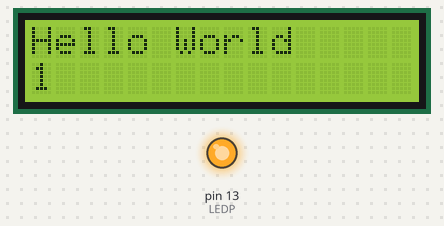
Bench run of a sketch on a simulated Arduino Uno, built with avr-gcc and run on an emulated ATmega328P. Parts: 16×2 character LCD, output pins drawn as LEDs (lit = HIGH). What the sketch prints to the serial monitor is not drawn.

Above: at 0.1 s.
At 5.1 s:
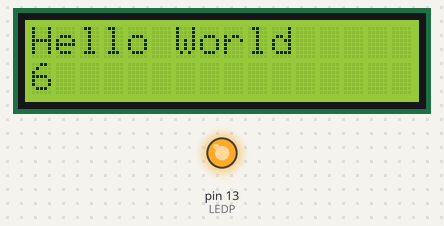
At 10.1 s:
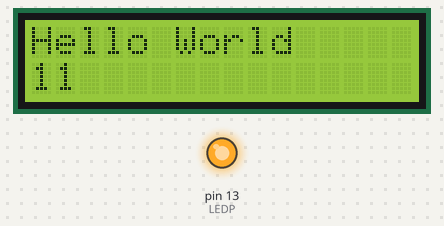
At 20.2 s:
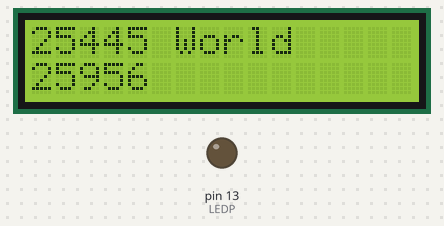
Timing chart, 0 to 21.7 s (numbered marks = the images above):
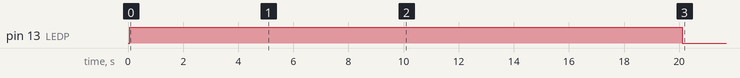

The sketch:

HelloWorld.ino
```cpp
/*LCD Try Program
23 Feburary 2018

Expects:
LCD Monitor Attached,
Serial Monitor
 */

//Set up Analog Inputs

//Set up Outputs
  const byte LEDP=13;

//Set Up Variables
  int ButtonIn=0;
  int RawVoltage=0;
  int RawCurrent=0;

//set up time variable
  int timePassed=0;

//Set Up Liquid Crystal Display
  // include the library code:
  #include <LiquidCrystal.h>

  // initialize the library with the numbers of the interface pins
  LiquidCrystal lcd(8, 9, 4, 5, 6, 7);


void setup() {
    // put your setup code here, to run once:
  //set up time variable
    int timePassed=0;
  //Digital Pin Setup
    pinMode(LEDP, OUTPUT);

  // set up the LCD's number of columns and rows:
    lcd.begin(16, 2);

  //set up Serial
    Serial.begin(9600);


  }

void loop() {
    // put your main code here, to run repeatedly:
  while( timePassed < 20 ){
    digitalWrite(13,HIGH);
    String TopLineReading= "Hello World";
    String BottomLineReading= "Code by Robbie Shaw"; // Sets strings for LED

    lcd.setCursor(0,0); //Top Line Message
    lcd.print(TopLineReading); //LCD Voltage Display


    Serial.println(TopLineReading);
    Serial.println(BottomLineReading);

    ++timePassed;

    lcd.setCursor(0,1); //Bottom Line Message
    lcd.print(timePassed); //LCD Current Display

    Serial.println(timePassed);

    delay(1000); // Delays reading for 1 minute
  } ;
    lcd.setCursor(0,0);
    lcd.print('Sequence');
    lcd.setCursor(0,1);
    lcd.print('Finished');

  digitalWrite(13,LOW);

  }
```

Measured:
- by itself, pin 13 (LEDP): LOW → HIGH at 0.06 s, → LOW 20.1 s later
- what the display in image 1 shows lasts 1.0 s, from 5.1 s to 6.1 s
